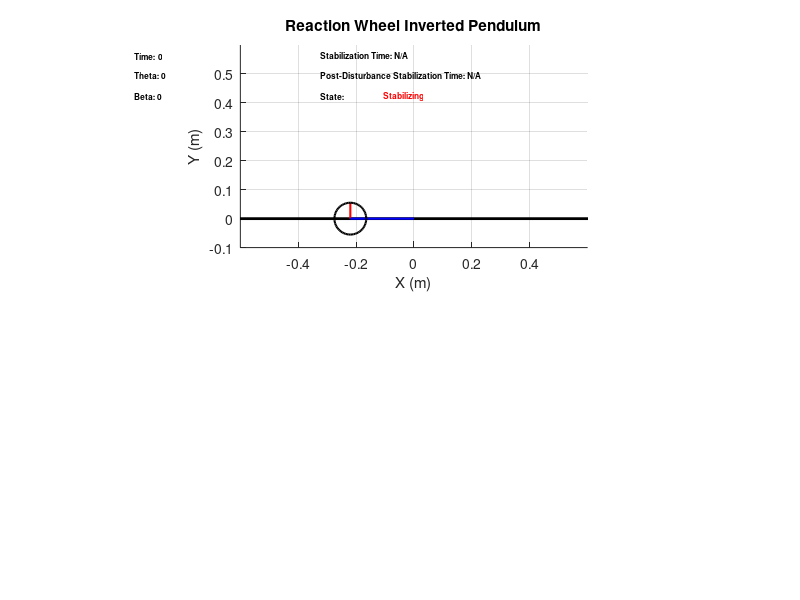

Write MATLAB code to recreate this figure. (Note: this script raises an error after producing the figure.)
%% main

%% Parameters
clc;
clear all;

Mw = 0.55;
Mp = 0.14;
Jw = 4.36*10^(-3);
Jp = 0.69*10^(-3);
L = 0.22;
Lp = 0.11;
g = 9.81;
r = 0.11/2;

% Aux Variables
a = (Mp*Lp + Mw*L)*g;
b = Mp*Lp^2 + Mw*L^2 + Jp;

%% Initial conditions
theta_0 = pi/2;
dd_theta_0 = 0;
v_theta_0 = [theta_0, dd_theta_0];

beta_0 = 0;
d_beta_0 = 0;
v_beta_0 = [beta_0, d_beta_0];

torque_in = 0;
torque_limit = 5;

theta_Q = pi/6;
beta_Q = 0;
torque_Q = 0 % -a*sin(theta_Q)/b

%% Initialize Graphic
f1 = figure;
subplot(2,1,1);  % Create subplot for drawing
hold on;
grid on;

axis equal
xlabel('X (m)');
ylabel('Y (m)');
title('Reaction Wheel Inverted Pendulum')

% Initial positions
xw = -L*sin(theta_0); %wheel x center
yw = L*cos(theta_0); %wheel y center

xw_end = xw - r*sin(beta_0); %wheel x end
yw_end = yw + r*cos(beta_0); %wheel y end

pos_wheel = [xw-r, yw-r, r*2, r*2]; %[x y w h]

base = plot([-1, 1],[0, 0],'k','LineWidth',2); % base line

radious = plot([xw, xw_end],[yw, yw_end],'r','LineWidth',1.5); % Pendulum rod
pendulum = plot([0, xw],[0, yw],'b','LineWidth',1.5); % Pendulum rod
wheel = rectangle('Position',pos_wheel,'Curvature',[1 1], 'LineWidth',1.5);

axis equal
axis(gca,'equal');
xlim([-0.6 0.6]);
ylim([-0.1 0.6]);

text_handle = text(0.05, 0.95, 'Time: 0', 'Units', 'normalized', 'FontSize', 6, 'FontWeight', 'bold');
theta_text_handle = text(0.05, 0.85, 'Theta: 0', 'Units', 'normalized', 'FontSize', 6, 'FontWeight', 'bold');
beta_text_handle = text(0.05, 0.75, 'Beta: 0', 'Units', 'normalized', 'FontSize', 6, 'FontWeight', 'bold');
stabilization_text_handle = text(0.35, 0.95, 'Stabilization Time: N/A', 'Units', 'normalized', 'FontSize', 6, 'FontWeight', 'bold');
post_disturbance_stabilization_text_handle = text(0.35, 0.85, 'Post-Disturbance Stabilization Time: N/A', 'Units', 'normalized', 'FontSize', 6, 'FontWeight', 'bold');
state_frame_text_handle = text(0.35, 0.75, 'State:', 'Units', 'normalized', 'FontSize', 6, 'FontWeight', 'bold');
state_text_handle = text(0.45, 0.75, 'Stabilizing', 'Units', 'normalized', 'FontSize', 6, 'FontWeight', 'bold', 'Color', 'r');

% Initialize variables for plotting theta over time
theta_values = [];
time_values = [];
ref_values = [];

% subplot(2,1,2);  % Create subplot for theta vs time
% theta_plot = plot(time_values, theta_values, 'b');
% xlabel('Time (s)');
% ylabel('Theta (rad)');
% title('Theta vs Time');
% grid on;

time_skip = 0.001;
time = 0;

%% Controllers discretization

% PID Parameters
kp = -230%-220%-190; %-120.74; % -7.1649  % -59.025  % -59.025;
ki = 0%1%0 %5.369; %750.369; % 123.0725 % -8.38155 % -2.159;
kd = 17%0%17; %23;

% Controller initial conditions
torque_prev = 0;
torque_prev_prev = 0;
error_prev = 0;
error_prev_prev = 0;

% Disturbance parameters
disturbance_duration = 3 * 1000;
disturbance_counter = 0;

% Stabilization text setting
stabilization_counter = 0;
stable_state = false;
post_disturbance_stable_state = false;
stable_text = 'Stabilization Time: N/A';
post_disturbance_stable_text = 'Post-Disturbance Stabilization Time: N/A';
state_frame_text = 'State';
state_text = 'Stabilizing';
threshold = 0.1;  % Threshold for considering the pendulum stabilized
stable_time = 0;
post_disturbance_stable_time = 0;
stabilization_period = 1;  % Time in seconds to consider the system stabilized
stabilization_count = round(stabilization_period / time_skip);

disturbance_applied = false;

%% Main Loop

while time <= 10
    % Time
    disturbance_counter = disturbance_counter + 1;
    time = time + time_skip;
    text = ['Time:', num2str(time)];

    % Update Variables
    [~, f_theta] = ode45(@(t,y) theta_model(t, y, a, b, torque_in, theta_Q, torque_Q), [0,time_skip], v_theta_0);
    [~, f_beta] = ode45(@(t,y) beta_model(t, y, Jw, torque_in),[0 time_skip], v_beta_0);
    
    v_theta = f_theta(end, :);
    v_beta = f_beta(end, :);
    theta = wrapToPi(v_theta(1));
    beta = wrapToPi(v_beta(1));

    % Update Controller Variables
    error = 0 - theta;  % Update actual error
    
    % PID Control Signal
    torque_in = kp*(error - error_prev) + ...
        ki*error*time_skip + ...
        kd*((error - 2*error_prev + error_prev_prev)/time_skip);
    
    % Get time of stabilization
    if ~stable_state
        if abs(theta*180/pi) - abs(theta_Q*180/pi) < threshold % Theta stable condition
            stabilization_counter = stabilization_counter + 1;
            if stabilization_counter >= stabilization_count
                stable_state = true;
                stable_time = time;
                stable_text = ['Stabilization Time:', num2str(stable_time)];
                state_text = 'Stable';
                set(state_text_handle, 'String', state_text, 'Color', 'g');
            end
        else
            stabilization_counter = 0;
        end
    end

    % Add input disturbance
    if disturbance_duration <= disturbance_counter && disturbance_counter < disturbance_duration + 500
        torque_in = torque_in + input_disturbance(time);
        disturbance_applied = true;
        post_disturbance_stable_state = false;
        stabilization_counter = 0;
        state_text = 'Applying disturbance';
        set(state_text_handle, 'String', state_text, 'Color', 'b');
    
    % Impulse disturbance

    %elseif disturbance_counter >= 3500
    %     disturbance_counter = 0;
    %     state_text = 'Stabilizing';
    %     set(state_text_handle, 'String', state_text, 'Color', 'r');
    end
    
    % Check Post-Disturbance stabilization
    if disturbance_applied && ~post_disturbance_stable_state
        if abs(theta*180/pi) - abs(theta_Q*180/pi) < threshold % Theta stable condition
            stabilization_counter = stabilization_counter + 1;
            if stabilization_counter >= stabilization_count
                post_disturbance_stable_state = true;
                post_disturbance_stable_time = time - disturbance_duration * time_skip - 0.5;
                post_disturbance_stable_text = ['Post-Disturbance Stabilization Time:', num2str(post_disturbance_stable_time)];
                state_text = 'Stable';
                set(state_text_handle, 'String', state_text, 'Color', 'g');
            end
        else
            stabilization_counter = 0;
        end
    end

    % Limit max torque
    if torque_in < -torque_limit
        torque_in = -torque_limit;
    elseif torque_in > torque_limit
        torque_in = torque_limit;
    end

    % Update Positions
    xw = -L*sin(theta); % Wheel x center
    yw = L*cos(theta); % Wheel y center
    
    xw_end = xw -  r*sin(beta); % Wheel x end
    yw_end = yw + r*cos(beta); % Wheel y end

    pos_wheel = [xw-r, yw-r, r*2, r*2]; % [x y w h]

    % Update initial conditions for next iteration
    v_theta_0 = v_theta;
    v_beta_0 = v_beta;

    % Draw graphics and variables
    theta_text = ['Theta:', num2str(theta*180/pi)];
    beta_text = ['Beta:', num2str(beta*180/pi)];
    set(stabilization_text_handle, 'String', stable_text);
    set(post_disturbance_stabilization_text_handle, 'String', post_disturbance_stable_text);
    set(theta_text_handle, 'String', theta_text, 'Color', 'b');
    set(beta_text_handle, 'String', beta_text, 'Color', 'r');
    set(text_handle, 'String', text);
    set(pendulum,'XData',[0, xw],'YData',[0, yw]);
    set(radious,'XData',[xw, xw_end], 'YData', [yw, yw_end]);
    set(wheel, 'Position',pos_wheel,'Curvature',[1 1]);
    drawnow;

    % Update theta values for the plot
    %theta_values = [theta_values, theta*180/pi];
    %time_values = [time_values, time];
    %ref_values = [ref_values, 0];
    %plot(time_values, theta_values, 'b', time_values, ref_values, 'r--');
    %drawnow;

    % Update previous errors and torque
    error_prev_prev = error_prev;
    error_prev = error;  % Update previous error
    torque_prev_prev = torque_prev;
    torque_prev = torque_in;  % Update previous torque

    pause(time_skip);
end

function v_theta = theta_model(~, y, a, b, torque_in, theta_Q, torque_Q)
    v_theta = zeros(2,1);  % Initialize a 2x1 null-vector ([0,0])
    v_theta(1) = y(2);  % Theta
    v_theta(2) = (-a*(sin(y(1) - theta_Q)) - (torque_in - torque_Q))/b;  % ddtheta
end

function v_beta = beta_model(~, y, Jw, torque_in)
    v_beta = zeros(2,1);  % Initialize a 2x1 null-vector ([0,0])
    v_beta(1) = y(2);  % Beta
    v_beta(2) = torque_in/Jw;  % ddbeta
end

function disturbance = input_disturbance(time)
    % Sinusoidal disturbance
    amplitude = 1;
    frequency = 0.5; % 1 Hz
    %disturbance = amplitude * sin(2 * pi * frequency * time);

    % Constant disturbance
    disturbance = amplitude;
end
